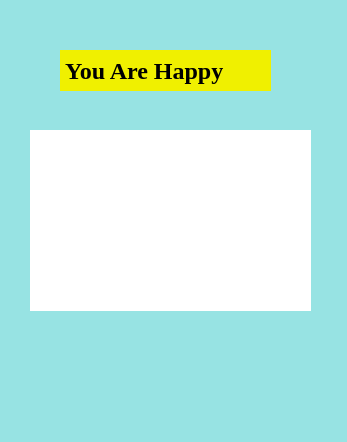
<?xml version="1.0" encoding="UTF-8"?>
<ui version="4.0">
 <class>Dialog</class>
 <widget class="QDialog" name="Dialog">
  <property name="geometry">
   <rect>
    <x>0</x>
    <y>0</y>
    <width>347</width>
    <height>442</height>
   </rect>
  </property>
  <property name="windowTitle">
   <string>Dialog</string>
  </property>
  <property name="styleSheet">
   <string notr="true">
background-color: rgb(151, 227, 227);</string>
  </property>
  <widget class="QWidget" name="biometric_1" native="true">
   <property name="geometry">
    <rect>
     <x>30</x>
     <y>130</y>
     <width>281</width>
     <height>181</height>
    </rect>
   </property>
   <property name="styleSheet">
    <string notr="true">background-color: rgb(255, 255, 255)</string>
   </property>
  </widget>
  <widget class="QLabel" name="label_2">
   <property name="geometry">
    <rect>
     <x>60</x>
     <y>50</y>
     <width>211</width>
     <height>41</height>
    </rect>
   </property>
   <property name="font">
    <font>
     <family>Times New Roman</family>
     <pointsize>18</pointsize>
     <weight>75</weight>
     <bold>true</bold>
    </font>
   </property>
   <property name="styleSheet">
    <string notr="true">background-color: rgb(240, 240, 0)</string>
   </property>
   <property name="text">
    <string> You Are Happy</string>
   </property>
  </widget>
  <widget class="QLabel" name="label">
   <property name="geometry">
    <rect>
     <x>110</x>
     <y>350</y>
     <width>121</width>
     <height>71</height>
    </rect>
   </property>
   <property name="text">
    <string/>
   </property>
   <property name="pixmap">
    <pixmap>image_2024-11-18_134334864-removebg-preview.png</pixmap>
   </property>
   <property name="scaledContents">
    <bool>true</bool>
   </property>
  </widget>
 </widget>
 <resources/>
 <connections/>
</ui>
